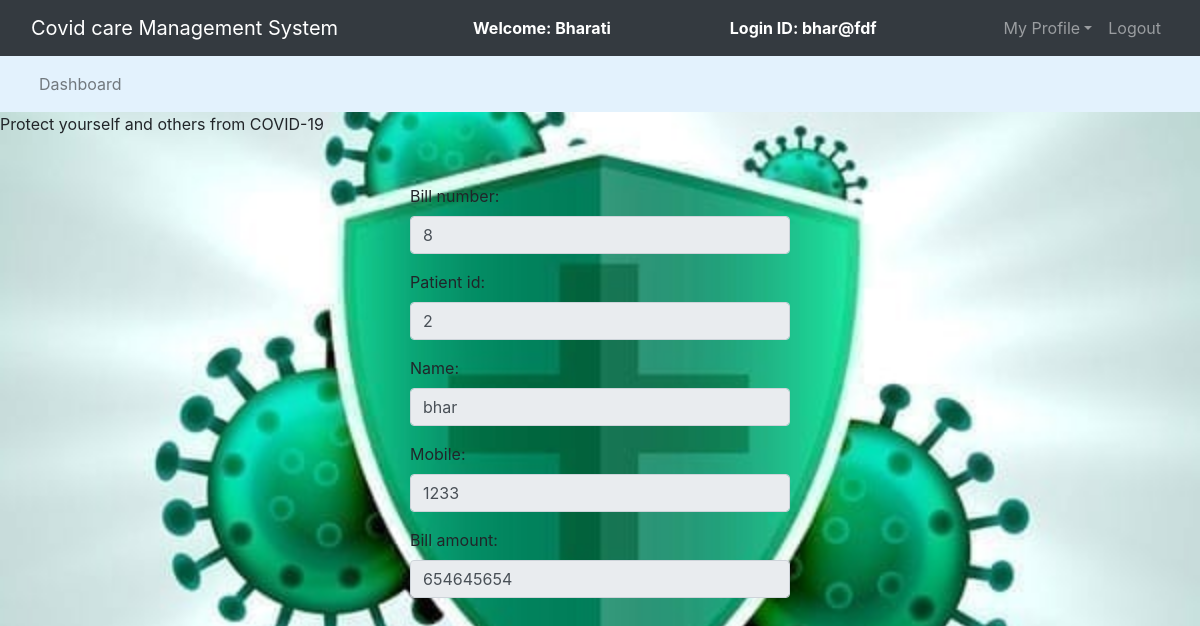
Screenshot of /viewbill.php (signed in) with the database file from the repository.
### tables this page shows
CREATE TABLE `bill` (
  `billno` int(10) NOT NULL,
  `id` int(10) NOT NULL,
  `name` varchar(30) NOT NULL,
  `mobile` varchar(30) NOT NULL,
  `amount` int(10) NOT NULL
);

### viewbill.php (the view, shortened to what this page needs)
<?php
  $connection = mysqli_connect("localhost","root","");
  $billno = "";
  $id = "";
  $name = "";
	$mobile = "";
	$amount = "";
  $query = "select * from bill where id = '$_SESSION[id]'";
  $query_run = mysqli_query($connection,$query);
  while($row = mysqli_fetch_assoc($query_run)){
    $billno = $row['billno'];
    $id = $row['id'];
	  $name = $row['name'];
		$mobile = $row['mobile'];
		$amount = $row['amount'];
	}
?>
<!DOCTYPE html>
<html lang="en" dir="ltr">
  <head>
    <link rel="stylesheet" href="https://stackpath.bootstrapcdn.com/bootstrap/4.1.3/css/bootstrap.min.css">
  </head>
  <body>
    <nav class="navbar navbar-expand-lg navbar-dark bg-dark">
		<div class="container-fluid">
			<div class="navbar-header">
				<a class="navbar-brand" href="index.php">Covid care Management System</a>
			</div>
      <font style="color: white"><span><strong>Welcome: <?php echo $_SESSION['name'];?></strong></span></font>
			<font style="color: white"><span><strong>Login ID: <?php echo $_SESSION['logid'];?></strong></span></font>
			<ul class="nav navbar-nav navbar-right">
        <li class="nav-item dropdown">
					<a class="nav-link dropdown-toggle" data-toggle="dropdown">My Profile</a>
        </li>
        <li class="nav-item"><a class="nav-link" href="logout.php">Logout</a></li>
			</ul>
		</div>
	</nav>
	<nav class="navbar navbar-expand-lg navbar-light" style="background-color: #e3f2fd">
	<div class="container-fluid">
		<ul class="nav navbar-nav navbar-center">
			<li class="nav-item">
				<a href="user_dashboard.php" class="nav-link">Dashboard</a>
		</li>
	</ul>
</div>
</nav>
  <span><marquee>Protect yourself and others from COVID-19</marquee></span><br><br>
  <div class="row">
    <div class="col-md-4"></div>
 		<div class="col-md-4">
 			<form>
        <div class="form-group">
 					<label>Bill number:</label>
 					<input type="text" class="form-control" value="<?php echo $billno;?>" disabled>
 				</div>
        <div class="form-group">
 					<label>Patient id:</label>
 					<input type="text" class="form-control" value="<?php echo $id;?>" disabled>
 				</div>
 				<div class="form-group">
 					<label>Name:</label>
 					<input type="text" class="form-control" value="<?php echo $name;?>" disabled>
 				</div>
 				<div class="form-group">
 					<label>Mobile:</label>
 					<input type="text" class="form-control" value="<?php echo $mobile;?>" disabled>
 				</div>
        <div class="form-group">
 					<label>Bill amount:</label>
 					<input type="text" class="form-control" value="<?php echo $amount;?>" disabled>
 				</div>
 			</form>
 		</div>
 		<div class="col-md-4"></div>
   </div>
  </body>
</html>

### viewbill.php (style rules this page uses)
body { background-image: url(img.jpg); background-repeat: no-no-repeat; background-size: cover; background-position: center center; background-attachment: fixed; }

### rows the page displays
bill: billno "8", id "2", name "bhar", mobile "1233", amount "654645654"

### other values shown
$_SESSION['name'] "Bharati"
$_SESSION['logid'] "bhar@fdf"
